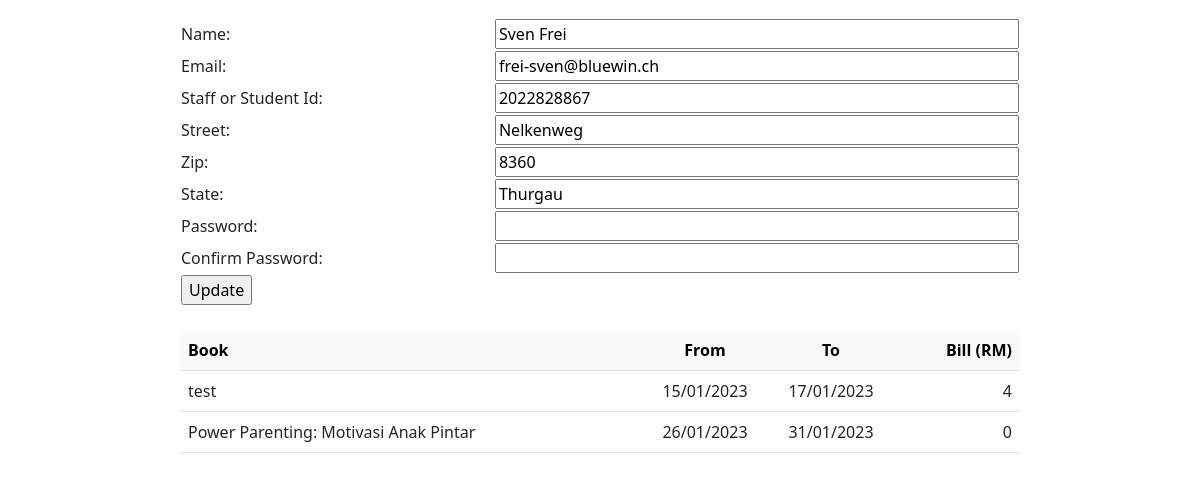
Before: /sites/personal.php (signed in) with the older database file.
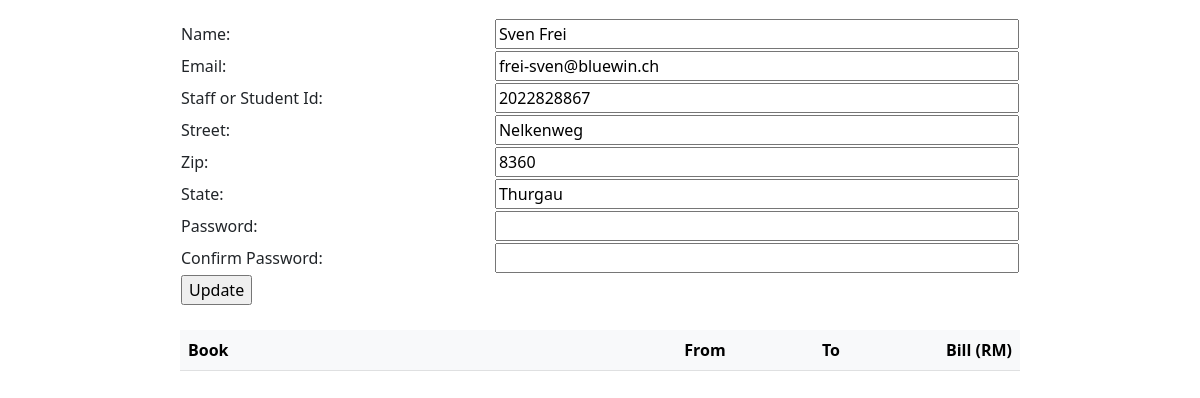
After: the same page with the newer database file.
### tables this page shows
CREATE TABLE `borrow` (
  `ID` int(11) NOT NULL,
  `BookFK` int(11) NOT NULL,
  `UserFK` int(11) NOT NULL,
  `FromDate` date NOT NULL,
  `ToDate` date NOT NULL,
  `IsBillSettled` tinyint(1) NOT NULL,
  `Status` varchar(1) NOT NULL COMMENT 'B - borrowed; R - Returned'
);

CREATE TABLE `book` (
  `ID` int(11) NOT NULL,
  `Name` varchar(100) NOT NULL,
  `Category` varchar(100) NOT NULL,
  `PublishDate` date NOT NULL,
  `Author` varchar(100) NOT NULL,
  `Description` varchar(1000) NOT NULL,
  `ISBNNumber` varchar(100) NOT NULL,
  `Image` text NOT NULL,
  `PublishPlace` varchar(100) NOT NULL,
  `Price` decimal(10,0) NOT NULL
);

### sites/repositories/library-repository.php (called while the page is built, shortened)
<?php
function getDatabaseConnection()
{
    $servername = "localhost";
    $username = "root";
    $password = "";
    $dbname = "library";
    $conn = new mysqli($servername, $username, $password, $dbname);
    return $conn;
}
function getUserByEmail($email)
{
    $conn = getDatabaseConnection();
    $sql = "SELECT * FROM user WHERE Email = '" . $email . "';";
    $result = $conn->query($sql);
    return $result->fetch_assoc();
}
function getBookingsByUserEmail($email)
{
    $conn = getDatabaseConnection();
    $sql = "SELECT book.Name, borrow.ToDate, borrow.FromDate, COALESCE(receipt.Penalty,0.00) as Penalty  " .
        "FROM borrow borrow " .
        "JOIN user user ON borrow.UserFK = user.ID " .
        "JOIN book book ON borrow.BookFK = book.ID " .
        "LEFT JOIN receipt receipt ON receipt.BorrowFK = borrow.ID " .
        "WHERE user.Email = '" . $email . "';";
    $result = $conn->query($sql);
    return $result;
}
?>

### sites/personal.php (the view, shortened to what this page needs)
<!DOCTYPE html>
<html>
<head>
    <link rel="stylesheet" type="text/css" href="css/mystyle.css">
    <link rel="stylesheet" type="text/css" href="css/userstyle.css">
    <link href="https://cdn.jsdelivr.net/npm/bootstrap@5.3.0-alpha1/dist/css/bootstrap.min.css" rel="stylesheet"
>
</head>
<body>
    <?php
    require("repositories/library-repository.php");
    $errorMessage = "";
    $user = null;
    if ($_SERVER["REQUEST_METHOD"] == "GET") {
        try {
            $user = getUserByEmail(getCurrentUser());
        } catch (Exception $ex) {
            $errorMessage = "Issue fetching user data!";
        }
        try {
            $borrowings = getBookingsByUserEmail(getCurrentUser());
        } catch (Exception $ex) {
            $errorMessage += "<br>Issue fetching borrowing data!";
        }
    }
    ?>
    <form method="post" action="<?php echo htmlspecialchars($_SERVER["PHP_SELF"]); ?>" onsubmit="return validateForm()">
        <table>
            <tr>
                <td colspan="2">
                </td>
            </tr>
            <tr>
                <td>Name:</td>
                <td>
                    <input id="nameInput" class="inputField" name="name" type="text"
                        value="<?php echo $user["FullName"]; ?>">
                </td>
            </tr>
            <tr>
                <td>Email:</td>
                <td>
                    <input id="emailInput" class="inputField" name="email" type="email"
                        value="<?php echo $user["Email"]; ?>">
                </td>
            </tr>
            <tr>
                <td>Staff or Student Id:</td>
                <td>
                    <input id="uitmIdInput" class="inputField" name="uitmId" type="uitmId"
                        value="<?php echo $user["UitmID"]; ?>">
                </td>
            </tr>
            <tr>
                <td>Street:</td>
                <td>
                    <input id="streetInput" class="inputField" name="street" type="text"
                        value="<?php echo $user["Street"]; ?>">
                </td>
            </tr>
            <tr>
                <td>Zip:</td>
                <td>
                    <input id="zipInput" class="inputField" name="zip" type="number"
                        value="<?php echo $user["Zip"]; ?>">
                </td>
            </tr>
            <tr>
                <td>State:</td>
                <td>
                    <input id="stateInput" class="inputField" name="state" type="text"
                        value="<?php echo $user["State"]; ?>">
                </td>
            </tr>
            <tr>
                <td>Password:</td>
                <td>
                    <input id="passwordInput" class="inputField" name="password" type="password">
                </td>
            </tr>
            <tr>
                <td>Confirm Password:</td>
                <td>
                    <input id="confirmPasswordInput" class="inputField" name="confirmPassword" type="password">
                </td>
            </tr>
            <tr>
                <td>
                    <input class="submitButton" type="submit" value="Update">
                </td>
            </tr>
        </table>
    </form>
    <br>
    <table align="center" class="table"  style="width: 70%;">
        <thead class="table-light">
            <tr>
                <th width="55%">Book</th>
                <th width="15%" style="text-align:center">From</th>
                <th width="15%" style="text-align:center">To</th>
                <th width="15%" style="text-align:right">Bill (RM)</th>
            </tr>
        </thead>
        <tbody>
            <?php
            while ($row = $borrowings->fetch_assoc()) {
                $fromDate = date('d/m/Y', strtotime($row["FromDate"]));
                $toDate = date('d/m/Y', strtotime($row["ToDate"]));
                echo "<tr><td>" . $row["Name"] . "</td>" .
                    "<td align=center>" . $fromDate . "</td>" .
                    "<td align=center>" . $toDate . "</td>" .
                    "<td align=right>" . $row["Penalty"] . "</td></tr>";
            }
            ?>
        </tbody>
    </table>
</body>
</html>

Changed rows visible on the page:
removed borrow: BookFK.Name "test", FromDate "15/01/2023", ToDate "17/01/2023", Penalty "4"
removed borrow: BookFK.Name "Power Parenting: Motivasi Anak Pintar", FromDate "26/01/2023", ToDate "31/01/2023", Penalty "0"
